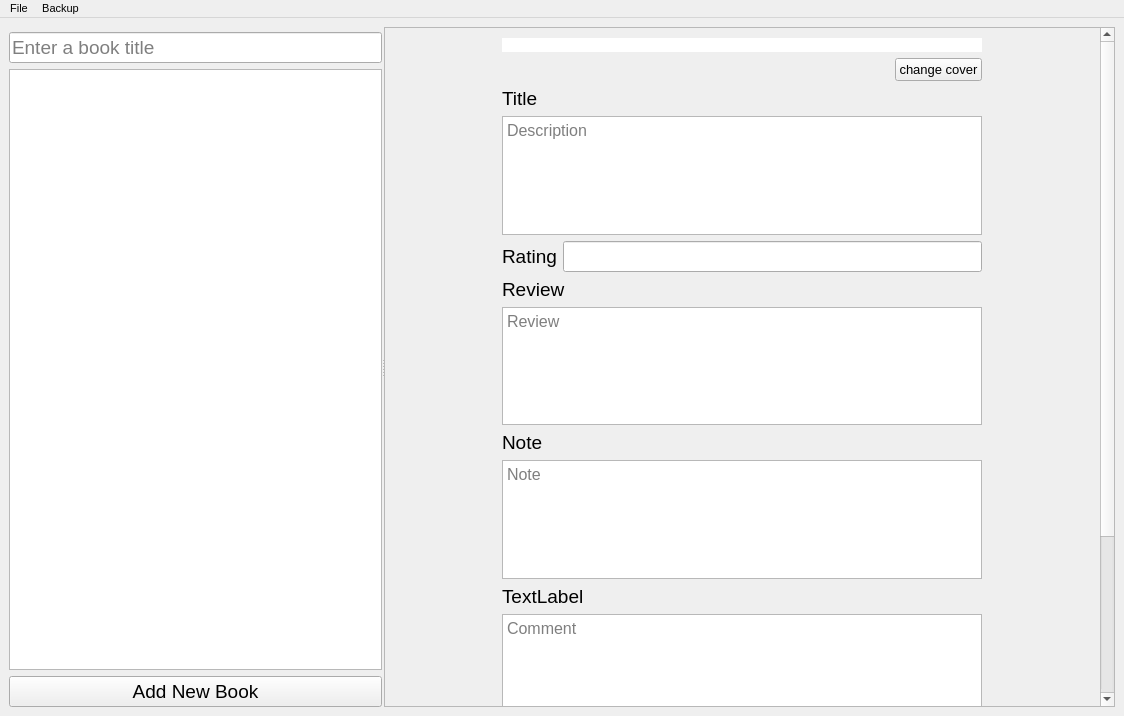
<?xml version="1.0" encoding="UTF-8"?>
<ui version="4.0">
 <class>MainWindow</class>
 <widget class="QMainWindow" name="MainWindow">
  <property name="geometry">
   <rect>
    <x>0</x>
    <y>0</y>
    <width>1124</width>
    <height>716</height>
   </rect>
  </property>
  <property name="minimumSize">
   <size>
    <width>800</width>
    <height>600</height>
   </size>
  </property>
  <widget class="QWidget" name="centralwidget">
   <layout class="QVBoxLayout" name="verticalLayoutMain">
    <item>
     <widget class="QSplitter" name="splitter">
      <property name="orientation">
       <enum>Qt::Horizontal</enum>
      </property>
      <property name="handleWidth">
       <number>2</number>
      </property>
      <widget class="QWidget" name="leftPanel">
       <layout class="QVBoxLayout" name="verticalLayoutLeft">
        <property name="topMargin">
         <number>5</number>
        </property>
        <item>
         <widget class="QLineEdit" name="searchBar">
          <property name="font">
           <font>
            <pointsize>14</pointsize>
           </font>
          </property>
          <property name="text">
           <string/>
          </property>
          <property name="placeholderText">
           <string>Enter a book title</string>
          </property>
         </widget>
        </item>
        <item>
         <widget class="QListWidget" name="bookList">
          <property name="font">
           <font>
            <pointsize>14</pointsize>
           </font>
          </property>
         </widget>
        </item>
        <item>
         <widget class="QPushButton" name="addBookButton">
          <property name="font">
           <font>
            <pointsize>14</pointsize>
           </font>
          </property>
          <property name="text">
           <string>Add New Book</string>
          </property>
         </widget>
        </item>
       </layout>
      </widget>
      <widget class="QScrollArea" name="scrollArea">
       <property name="enabled">
        <bool>true</bool>
       </property>
       <property name="cursor" stdset="0">
        <cursorShape>BusyCursor</cursorShape>
       </property>
       <property name="alignment">
        <set>Qt::AlignCenter</set>
       </property>
       <widget class="QWidget" name="scrollAreaWidgetContents">
        <property name="geometry">
         <rect>
          <x>96</x>
          <y>0</y>
          <width>500</width>
          <height>892</height>
         </rect>
        </property>
        <property name="minimumSize">
         <size>
          <width>400</width>
          <height>0</height>
         </size>
        </property>
        <layout class="QVBoxLayout" name="verticalLayoutRight">
         <property name="leftMargin">
          <number>10</number>
         </property>
         <property name="topMargin">
          <number>10</number>
         </property>
         <property name="rightMargin">
          <number>10</number>
         </property>
         <property name="bottomMargin">
          <number>10</number>
         </property>
         <item>
          <widget class="QLabel" name="coverLabel">
           <property name="minimumSize">
            <size>
             <width>0</width>
             <height>0</height>
            </size>
           </property>
           <property name="autoFillBackground">
            <bool>true</bool>
           </property>
           <property name="styleSheet">
            <string notr="true">background-color: rgb(255, 255, 255);</string>
           </property>
           <property name="text">
            <string/>
           </property>
          </widget>
         </item>
         <item alignment="Qt::AlignRight">
          <widget class="QPushButton" name="changeCoverButton">
           <property name="maximumSize">
            <size>
             <width>100</width>
             <height>16777215</height>
            </size>
           </property>
           <property name="font">
            <font>
             <pointsize>10</pointsize>
            </font>
           </property>
           <property name="text">
            <string>change cover</string>
           </property>
          </widget>
         </item>
         <item>
          <widget class="QLabel" name="titleLabel">
           <property name="font">
            <font>
             <pointsize>14</pointsize>
            </font>
           </property>
           <property name="text">
            <string>Title</string>
           </property>
           <property name="wordWrap">
            <bool>true</bool>
           </property>
          </widget>
         </item>
         <item>
          <widget class="QTextEdit" name="descriptionEdit">
           <property name="font">
            <font>
             <pointsize>12</pointsize>
            </font>
           </property>
           <property name="placeholderText">
            <string>Description</string>
           </property>
          </widget>
         </item>
         <item>
          <layout class="QHBoxLayout" name="horizontalLayout_2">
           <item>
            <widget class="QLabel" name="ratingLabel">
             <property name="font">
              <font>
               <pointsize>14</pointsize>
              </font>
             </property>
             <property name="text">
              <string>Rating</string>
             </property>
            </widget>
           </item>
           <item>
            <widget class="QLineEdit" name="ratingEdit">
             <property name="font">
              <font>
               <pointsize>14</pointsize>
              </font>
             </property>
            </widget>
           </item>
          </layout>
         </item>
         <item>
          <widget class="QLabel" name="ReviewLabel">
           <property name="font">
            <font>
             <pointsize>14</pointsize>
            </font>
           </property>
           <property name="text">
            <string>Review</string>
           </property>
          </widget>
         </item>
         <item>
          <widget class="QTextEdit" name="reviewEdit">
           <property name="font">
            <font>
             <pointsize>12</pointsize>
            </font>
           </property>
           <property name="placeholderText">
            <string>Review</string>
           </property>
          </widget>
         </item>
         <item>
          <widget class="QLabel" name="noteLabel">
           <property name="font">
            <font>
             <pointsize>14</pointsize>
            </font>
           </property>
           <property name="text">
            <string>Note</string>
           </property>
          </widget>
         </item>
         <item>
          <widget class="QTextEdit" name="noteEdit">
           <property name="maximumSize">
            <size>
             <width>16777215</width>
             <height>16777215</height>
            </size>
           </property>
           <property name="font">
            <font>
             <pointsize>12</pointsize>
            </font>
           </property>
           <property name="cursor" stdset="0">
            <cursorShape>ArrowCursor</cursorShape>
           </property>
           <property name="placeholderText">
            <string>Note</string>
           </property>
          </widget>
         </item>
         <item>
          <widget class="QLabel" name="commentLabel">
           <property name="font">
            <font>
             <pointsize>14</pointsize>
            </font>
           </property>
           <property name="text">
            <string>TextLabel</string>
           </property>
          </widget>
         </item>
         <item>
          <widget class="QTextEdit" name="commentEdit">
           <property name="font">
            <font>
             <pointsize>12</pointsize>
            </font>
           </property>
           <property name="placeholderText">
            <string>Comment</string>
           </property>
          </widget>
         </item>
         <item>
          <widget class="QCheckBox" name="isReadingBox">
           <property name="font">
            <font>
             <pointsize>14</pointsize>
            </font>
           </property>
           <property name="text">
            <string>I read this book</string>
           </property>
          </widget>
         </item>
         <item>
          <layout class="QHBoxLayout" name="horizontalLayout_3">
           <item>
            <widget class="QLabel" name="startDateLabel">
             <property name="font">
              <font>
               <pointsize>14</pointsize>
              </font>
             </property>
             <property name="text">
              <string>Reading start date</string>
             </property>
            </widget>
           </item>
           <item>
            <widget class="QDateEdit" name="startDateEdit">
             <property name="font">
              <font>
               <pointsize>12</pointsize>
              </font>
             </property>
            </widget>
           </item>
          </layout>
         </item>
         <item>
          <layout class="QHBoxLayout" name="horizontalLayout_5">
           <item>
            <widget class="QLabel" name="finishDateLabel_2">
             <property name="font">
              <font>
               <pointsize>14</pointsize>
              </font>
             </property>
             <property name="text">
              <string>Reading finish date</string>
             </property>
            </widget>
           </item>
           <item>
            <widget class="QDateEdit" name="finishDateEdit_2">
             <property name="font">
              <font>
               <pointsize>12</pointsize>
              </font>
             </property>
            </widget>
           </item>
          </layout>
         </item>
         <item>
          <widget class="QPushButton" name="editButton">
           <property name="font">
            <font>
             <pointsize>14</pointsize>
            </font>
           </property>
           <property name="text">
            <string>Edit Info</string>
           </property>
          </widget>
         </item>
         <item>
          <widget class="QPushButton" name="deleteBookButton">
           <property name="font">
            <font>
             <pointsize>14</pointsize>
            </font>
           </property>
           <property name="text">
            <string>Delete book</string>
           </property>
          </widget>
         </item>
        </layout>
       </widget>
      </widget>
     </widget>
    </item>
   </layout>
  </widget>
  <widget class="QMenuBar" name="menuBar">
   <property name="geometry">
    <rect>
     <x>0</x>
     <y>0</y>
     <width>1124</width>
     <height>19</height>
    </rect>
   </property>
   <property name="font">
    <font>
     <pointsize>8</pointsize>
    </font>
   </property>
   <widget class="QMenu" name="menuLog_out">
    <property name="title">
     <string>File</string>
    </property>
    <widget class="QMenu" name="menuSort_2">
     <property name="title">
      <string>Sort</string>
     </property>
     <addaction name="actionSort_by_name"/>
     <addaction name="actionBy_Rating"/>
     <addaction name="actionBy_start_date_of_reading_3"/>
     <addaction name="actionBy_date_of_completion_of_the_reading_2"/>
    </widget>
    <addaction name="actionNew_book"/>
    <addaction name="separator"/>
    <addaction name="menuSort_2"/>
    <addaction name="separator"/>
    <addaction name="actionLog_out"/>
   </widget>
   <widget class="QMenu" name="menuBackup">
    <property name="title">
     <string>Backup</string>
    </property>
    <addaction name="actionCreate_backup"/>
    <addaction name="actionRestore_backup"/>
   </widget>
   <addaction name="menuLog_out"/>
   <addaction name="menuBackup"/>
  </widget>
  <action name="actionBy_name">
   <property name="text">
    <string>By name</string>
   </property>
  </action>
  <action name="actionBy_start_date_of_reading">
   <property name="text">
    <string>By start date of reading </string>
   </property>
  </action>
  <action name="actionBy_date_of_completion_of_the_reading">
   <property name="text">
    <string>By date of completion of the reading</string>
   </property>
  </action>
  <action name="actionCreate_backup">
   <property name="text">
    <string>Create backup</string>
   </property>
  </action>
  <action name="actionRestore_backup">
   <property name="text">
    <string>Restore backup</string>
   </property>
  </action>
  <action name="actionNew_book">
   <property name="text">
    <string>New book</string>
   </property>
  </action>
  <action name="actionSort_by_name">
   <property name="text">
    <string>By name</string>
   </property>
  </action>
  <action name="actionBy_start_date_of_reading_2">
   <property name="text">
    <string>By start date of reading </string>
   </property>
  </action>
  <action name="actionBy_date_of_completion_of_the_reading_2">
   <property name="text">
    <string>By date of completion of the reading</string>
   </property>
  </action>
  <action name="actionLog_out">
   <property name="text">
    <string>Log out</string>
   </property>
  </action>
  <action name="actionBy_Rating">
   <property name="text">
    <string>By Rating</string>
   </property>
  </action>
  <action name="actionBy_start_date_of_reading_3">
   <property name="text">
    <string>By start date of reading </string>
   </property>
  </action>
 </widget>
 <resources/>
 <connections/>
</ui>
